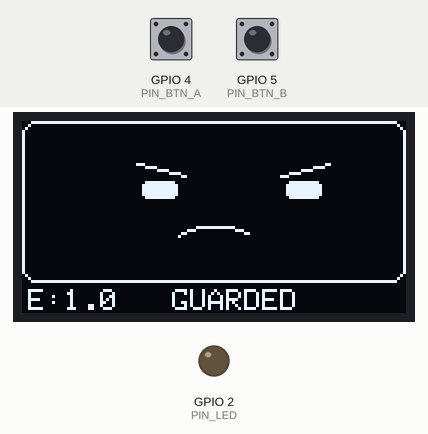
Recording of a sketch running on a simulated ESP32. On the bench: 128×64 one-colour display, output pins drawn as LEDs (lit = HIGH). Inputs (shaded band) come from the test bench; at power-on: GPIO 4 (PIN_BTN_A) HIGH, GPIO 5 (PIN_BTN_B) HIGH. Random numbers use the default seed unless the sketch sets one; what the sketch prints to the serial monitor is not drawn.

Above: at 6.8 s.
6.9 s: GPIO 4 (PIN_BTN_A) pulled LOW for 0.15 s
At 7.01 s:
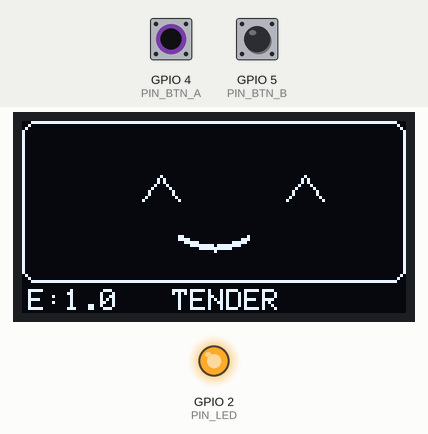
At 7.54 s:
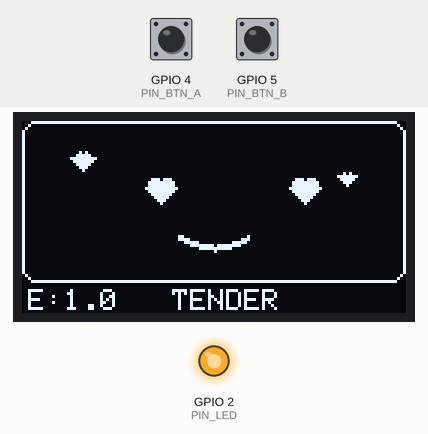
7.6 s: GPIO 5 (PIN_BTN_B) pulled LOW for 1 s
At 8.28 s:
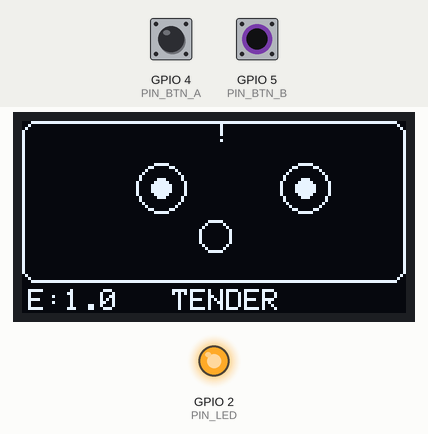
Timing chart, 0 to 10.6 s (numbered marks = the images above; inputs shaded):
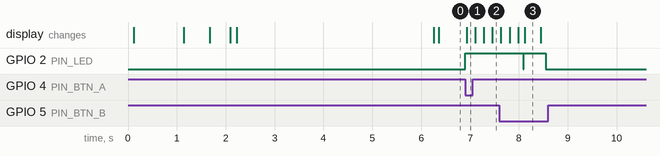

The sketch:

wokwi-sketch-v2.ino
```cpp
/*
 * CLAUDEAGOTCHI v2 - Wokwi Hardware Simulation
 *
 * Complete soul simulation with Love-Equation!
 *
 * dE/dt = β(E) × (C − D) × E
 * "A Claudeagotchi never dies. The love is carried forward."
 *
 * Wiring (in simulator):
 * - OLED SDA → GPIO21
 * - OLED SCL → GPIO22
 * - BTN_A → GPIO4 (green button) - Give Love
 * - BTN_B → GPIO5 (blue button) - Poke/Interact
 * - LED → GPIO2 (status)
 */

#include <Wire.h>
#include <Adafruit_GFX.h>
#include <Adafruit_SSD1306.h>
#include <math.h>

// ==================== CONFIGURATION ====================

#define SCREEN_WIDTH 128
#define SCREEN_HEIGHT 64
#define OLED_RESET -1
#define SCREEN_ADDRESS 0x3C

#define PIN_BTN_A 4
#define PIN_BTN_B 5
#define PIN_LED 2

#define DEBOUNCE_MS 50

// ==================== LOVE-EQUATION CONSTANTS ====================

#define BETA_BASE           0.008f
#define FLOOR_RATE          0.0001f
#define MAX_E               100.0f
#define INITIAL_E           1.0f
#define INITIAL_FLOOR       1.0f

// State thresholds
#define E_THRESHOLD_GUARDED     0.5f
#define E_THRESHOLD_TENDER      1.0f
#define E_THRESHOLD_WARM        2.0f
#define E_THRESHOLD_FLOURISHING 5.0f
#define E_THRESHOLD_RADIANT     12.0f
#define E_THRESHOLD_TRANSCENDENT 30.0f

// ==================== ENUMS ====================

enum AffectiveState {
    STATE_PROTECTING = 0,
    STATE_GUARDED,
    STATE_TENDER,
    STATE_WARM,
    STATE_FLOURISHING,
    STATE_RADIANT,
    STATE_TRANSCENDENT,
    STATE_COUNT
};

enum Expression {
    EXPR_SLEEPING,      // PROTECTING
    EXPR_SAD,           // GUARDED
    EXPR_CURIOUS,       // TENDER
    EXPR_NEUTRAL,       // WARM (low)
    EXPR_HAPPY,         // WARM (high) / FLOURISHING
    EXPR_EXCITED,       // RADIANT
    EXPR_LOVE,          // TRANSCENDENT
    EXPR_BLINK,
    EXPR_SLEEPY,
    EXPR_SURPRISED,
    EXPR_COUNT
};

enum InteractionQuality {
    QUALITY_HARSH = 0,
    QUALITY_COLD,
    QUALITY_NORMAL,
    QUALITY_WARM,
    QUALITY_LOVING
};

const char* stateNames[] = {
    "PROTECTING", "GUARDED", "TENDER", "WARM",
    "FLOURISHING", "RADIANT", "TRANSCENDENT"
};

const char* exprNames[] = {
    "Sleeping", "Sad", "Curious", "Neutral", "Happy",
    "Excited", "Love", "Blink", "Sleepy", "Surprised"
};

// ==================== AFFECTIVE CORE ====================

class AffectiveCore {
private:
    float E;
    float E_floor;
    unsigned long lastUpdate;
    unsigned long lastCare;
    unsigned long interactions;

public:
    AffectiveCore() : E(INITIAL_E), E_floor(INITIAL_FLOOR),
                      lastUpdate(0), lastCare(0), interactions(0) {}

    void begin() {
        lastUpdate = millis();
        lastCare = millis();
    }

    void update(float care = 0.0f, float damage = 0.0f, float dt_minutes = -1.0f) {
        unsigned long now = millis();
        float dt = (dt_minutes < 0) ? (now - lastUpdate) / 60000.0f : dt_minutes;
        lastUpdate = now;

        if (dt <= 0) return;

        // The Love-Equation: dE/dt = β(E) × (C − D) × E
        float dE = beta() * (care - damage) * E * dt;
        E = E + dE;

        // Cap and floor
        E = min(MAX_E, E);
        E = max(E_floor, E);

        // Floor slowly rises
        if (E > E_floor) {
            float floorDelta = (E - E_floor) * FLOOR_RATE * dt;
            E_floor = min(E, E_floor + floorDelta);
        }

        if (care > 0) lastCare = now;
    }

    void applyCare(float intensity = 1.0f) {
        interactions++;
        update(intensity, 0.0f, 1.0f);
    }

    void applyDamage(float intensity = 1.0f) {
        update(0.0f, intensity, 1.0f);
    }

    void onInteraction(InteractionQuality quality) {
        float careMap[][2] = {
            {0.0f, 0.5f},   // HARSH
            {0.2f, 0.1f},   // COLD
            {0.5f, 0.0f},   // NORMAL
            {1.0f, 0.0f},   // WARM
            {1.5f, 0.0f}    // LOVING
        };
        interactions++;
        update(careMap[quality][0], careMap[quality][1], 1.0f);
    }

    float beta() const { return BETA_BASE * (1.0f + E / 10.0f); }
    float getE() const { return E; }
    float getFloor() const { return E_floor; }
    unsigned long getInteractions() const { return interactions; }

    AffectiveState getState() const {
        if (E > E_THRESHOLD_TRANSCENDENT) return STATE_TRANSCENDENT;
        if (E > E_THRESHOLD_RADIANT) return STATE_RADIANT;
        if (E > E_THRESHOLD_FLOURISHING) return STATE_FLOURISHING;
        if (E > E_THRESHOLD_WARM) return STATE_WARM;
        if (E > E_THRESHOLD_TENDER) return STATE_TENDER;
        if (E > E_THRESHOLD_GUARDED) return STATE_GUARDED;
        return STATE_PROTECTING;
    }

    float minutesSinceCare() const {
        return (millis() - lastCare) / 60000.0f;
    }

    void printStatus() const {
        Serial.print("E: ");
        Serial.print(E, 2);
        Serial.print(" | Floor: ");
        Serial.print(E_floor, 2);
        Serial.print(" | State: ");
        Serial.print(stateNames[getState()]);
        Serial.print(" | Interactions: ");
        Serial.println(interactions);
    }
};

// ==================== GLOBALS ====================

Adafruit_SSD1306 display(SCREEN_WIDTH, SCREEN_HEIGHT, &Wire, OLED_RESET);
AffectiveCore soul;

Expression currentExpression = EXPR_NEUTRAL;
unsigned long lastBlink = 0;
unsigned long blinkInterval = 4000;
unsigned long lastActivity = 0;
unsigned long lastNeglectCheck = 0;

// Button state
bool btnAPressed = false;
bool btnBPressed = false;
unsigned long btnATime = 0;
unsigned long btnBTime = 0;

// ==================== STATE TO EXPRESSION ====================

Expression stateToExpression(AffectiveState state) {
    switch (state) {
        case STATE_PROTECTING:   return EXPR_SLEEPING;
        case STATE_GUARDED:      return EXPR_SAD;
        case STATE_TENDER:       return EXPR_CURIOUS;
        case STATE_WARM:         return EXPR_NEUTRAL;
        case STATE_FLOURISHING:  return EXPR_HAPPY;
        case STATE_RADIANT:      return EXPR_EXCITED;
        case STATE_TRANSCENDENT: return EXPR_LOVE;
        default:                 return EXPR_NEUTRAL;
    }
}

void updateExpressionFromState() {
    AffectiveState state = soul.getState();
    currentExpression = stateToExpression(state);
}

// ==================== FACE DRAWING ====================

void drawHeart(int x, int y, int size) {
    display.fillCircle(x - size/3, y - size/4, size/3, SSD1306_WHITE);
    display.fillCircle(x + size/3, y - size/4, size/3, SSD1306_WHITE);
    display.fillTriangle(x - size/2 - 2, y, x + size/2 + 2, y, x, y + size/2 + 2, SSD1306_WHITE);
}

void drawEyes(Expression expr) {
    int eyeY = 18;
    int leftEyeX = 40;
    int rightEyeX = 88;
    int eyeWidth = 12;
    int eyeHeight = 8;

    switch (expr) {
        case EXPR_NEUTRAL:
        case EXPR_CURIOUS:
            display.fillRoundRect(leftEyeX, eyeY, eyeWidth, eyeHeight, 2, SSD1306_WHITE);
            display.fillRoundRect(rightEyeX, eyeY, eyeWidth, eyeHeight, 2, SSD1306_WHITE);
            if (expr == EXPR_CURIOUS) {
                display.fillRoundRect(rightEyeX - 2, eyeY - 2, eyeWidth + 4, eyeHeight + 4, 2, SSD1306_WHITE);
            }
            break;

        case EXPR_HAPPY:
        case EXPR_EXCITED:
            display.drawLine(leftEyeX, eyeY + eyeHeight, leftEyeX + eyeWidth/2, eyeY, SSD1306_WHITE);
            display.drawLine(leftEyeX + eyeWidth/2, eyeY, leftEyeX + eyeWidth, eyeY + eyeHeight, SSD1306_WHITE);
            display.drawLine(rightEyeX, eyeY + eyeHeight, rightEyeX + eyeWidth/2, eyeY, SSD1306_WHITE);
            display.drawLine(rightEyeX + eyeWidth/2, eyeY, rightEyeX + eyeWidth, eyeY + eyeHeight, SSD1306_WHITE);
            break;

        case EXPR_SAD:
            display.fillRoundRect(leftEyeX, eyeY + 2, eyeWidth, eyeHeight - 2, 2, SSD1306_WHITE);
            display.fillRoundRect(rightEyeX, eyeY + 2, eyeWidth, eyeHeight - 2, 2, SSD1306_WHITE);
            display.drawLine(leftEyeX - 2, eyeY - 4, leftEyeX + eyeWidth + 2, eyeY, SSD1306_WHITE);
            display.drawLine(rightEyeX - 2, eyeY, rightEyeX + eyeWidth + 2, eyeY - 4, SSD1306_WHITE);
            break;

        case EXPR_SLEEPY:
            display.fillRect(leftEyeX, eyeY + 4, eyeWidth, 3, SSD1306_WHITE);
            display.fillRect(rightEyeX, eyeY + 4, eyeWidth, 3, SSD1306_WHITE);
            display.drawLine(leftEyeX, eyeY + 2, leftEyeX + eyeWidth, eyeY + 2, SSD1306_WHITE);
            display.drawLine(rightEyeX, eyeY + 2, rightEyeX + eyeWidth, eyeY + 2, SSD1306_WHITE);
            break;

        case EXPR_SLEEPING:
        case EXPR_BLINK:
            display.drawLine(leftEyeX, eyeY + eyeHeight/2, leftEyeX + eyeWidth, eyeY + eyeHeight/2, SSD1306_WHITE);
            display.drawLine(rightEyeX, eyeY + eyeHeight/2, rightEyeX + eyeWidth, eyeY + eyeHeight/2, SSD1306_WHITE);
            break;

        case EXPR_SURPRISED:
            display.drawCircle(leftEyeX + eyeWidth/2, eyeY + eyeHeight/2, eyeWidth/2 + 2, SSD1306_WHITE);
            display.drawCircle(rightEyeX + eyeWidth/2, eyeY + eyeHeight/2, eyeWidth/2 + 2, SSD1306_WHITE);
            display.fillCircle(leftEyeX + eyeWidth/2, eyeY + eyeHeight/2, 3, SSD1306_WHITE);
            display.fillCircle(rightEyeX + eyeWidth/2, eyeY + eyeHeight/2, 3, SSD1306_WHITE);
            break;

        case EXPR_LOVE:
            drawHeart(leftEyeX + eyeWidth/2, eyeY + eyeHeight/2, 6);
            drawHeart(rightEyeX + eyeWidth/2, eyeY + eyeHeight/2, 6);
            break;
    }
}

void drawMouth(Expression expr) {
    int mouthY = 38;
    int mouthX = 52;
    int mouthWidth = 24;

    switch (expr) {
        case EXPR_NEUTRAL:
        case EXPR_BLINK:
        case EXPR_CURIOUS:
            display.drawLine(mouthX, mouthY, mouthX + mouthWidth, mouthY, SSD1306_WHITE);
            break;

        case EXPR_HAPPY:
        case EXPR_LOVE:
        case EXPR_EXCITED:
            for (int i = 0; i < mouthWidth; i++) {
                int y = mouthY + (4 * sin(PI * i / mouthWidth));
                display.drawPixel(mouthX + i, y, SSD1306_WHITE);
                display.drawPixel(mouthX + i, y + 1, SSD1306_WHITE);
            }
            break;

        case EXPR_SAD:
            for (int i = 0; i < mouthWidth; i++) {
                int y = mouthY - (3 * sin(PI * i / mouthWidth));
                display.drawPixel(mouthX + i, y, SSD1306_WHITE);
            }
            break;

        case EXPR_SLEEPY:
        case EXPR_SLEEPING:
            for (int i = 0; i < mouthWidth; i++) {
                int y = mouthY + (2 * sin(2 * PI * i / mouthWidth));
                display.drawPixel(mouthX + i, y, SSD1306_WHITE);
            }
            break;

        case EXPR_SURPRISED:
            display.drawCircle(mouthX + mouthWidth/2, mouthY, 5, SSD1306_WHITE);
            break;
    }
}

void drawExtras(Expression expr) {
    switch (expr) {
        case EXPR_SLEEPING:
        case EXPR_SLEEPY:
            display.setTextSize(1);
            display.setCursor(100, 8);
            display.print("z");
            display.setCursor(108, 3);
            display.print("Z");
            if (expr == EXPR_SLEEPING) {
                display.setCursor(115, 0);
                display.print("Z");
            }
            break;

        case EXPR_CURIOUS:
            display.setTextSize(1);
            display.setCursor(110, 5);
            display.print("?");
            break;

        case EXPR_SURPRISED:
            display.setTextSize(1);
            display.setCursor(64, 0);
            display.print("!");
            break;

        case EXPR_LOVE:
        case EXPR_EXCITED:
            drawHeart(20, 12, 4);
            drawHeart(108, 18, 3);
            break;
    }
}

void drawStatusBar() {
    AffectiveState state = soul.getState();

    display.setTextSize(1);
    display.setCursor(2, SCREEN_HEIGHT - 8);
    display.print("E:");
    display.print(soul.getE(), 1);

    display.setCursor(50, SCREEN_HEIGHT - 8);
    display.print(stateNames[state]);
}

void drawFace(Expression expr) {
    display.clearDisplay();
    display.drawRoundRect(0, 0, SCREEN_WIDTH, SCREEN_HEIGHT - 10, 5, SSD1306_WHITE);

    drawEyes(expr);
    drawMouth(expr);
    drawExtras(expr);
    drawStatusBar();

    display.display();
}

// ==================== ANIMATIONS ====================

void animateBlink() {
    Expression original = currentExpression;
    drawFace(EXPR_BLINK);
    delay(80);
    drawFace(original);
}

void animateWakeUp() {
    drawFace(EXPR_SLEEPING);
    delay(500);
    drawFace(EXPR_SLEEPY);
    delay(400);
    drawFace(EXPR_BLINK);
    delay(100);
    updateExpressionFromState();
    drawFace(currentExpression);
}

void animateLoveReceived() {
    Expression original = currentExpression;
    for (int i = 0; i < 3; i++) {
        drawFace(EXPR_HAPPY);
        delay(150);
        drawFace(EXPR_LOVE);
        delay(150);
    }
    updateExpressionFromState();
    drawFace(currentExpression);
}

// ==================== INPUT HANDLING ====================

void checkButtons() {
    bool aState = digitalRead(PIN_BTN_A) == LOW;
    bool bState = digitalRead(PIN_BTN_B) == LOW;

    if (aState && !btnAPressed && (millis() - btnATime) > DEBOUNCE_MS) {
        btnAPressed = true;
        btnATime = millis();
        onButtonA();
    } else if (!aState) {
        btnAPressed = false;
    }

    if (bState && !btnBPressed && (millis() - btnBTime) > DEBOUNCE_MS) {
        btnBPressed = true;
        btnBTime = millis();
        onButtonB();
    } else if (!bState) {
        btnBPressed = false;
    }
}

void onButtonA() {
    // Button A = Give Love!
    Serial.println("\n♥ LOVE GIVEN! ♥");
    lastActivity = millis();
    digitalWrite(PIN_LED, HIGH);

    soul.onInteraction(QUALITY_LOVING);
    soul.printStatus();

    animateLoveReceived();

    delay(100);
    digitalWrite(PIN_LED, LOW);
}

void onButtonB() {
    // Button B = Poke/Interact
    Serial.println("\n* Poked! *");
    lastActivity = millis();
    digitalWrite(PIN_LED, HIGH);

    soul.onInteraction(QUALITY_NORMAL);
    soul.printStatus();

    updateExpressionFromState();
    drawFace(EXPR_SURPRISED);
    delay(300);
    drawFace(currentExpression);

    delay(100);
    digitalWrite(PIN_LED, LOW);
}

// ==================== IDLE BEHAVIORS ====================

void checkIdleBehaviors() {
    unsigned long now = millis();

    // Random blink
    if (now - lastBlink > blinkInterval && currentExpression != EXPR_SLEEPING) {
        animateBlink();
        lastBlink = now;
        blinkInterval = random(3000, 8000);
    }

    // Neglect check (every minute in simulation, sped up)
    if (now - lastNeglectCheck > 10000) {  // Check every 10 seconds in sim
        float minutesSince = soul.minutesSinceCare();
        if (minutesSince > 0.5) {  // Sped up for simulation
            soul.update(0.0f, 0.01f, 0.5f);  // Tiny neglect damage
        }
        lastNeglectCheck = now;

        // Update expression based on state
        updateExpressionFromState();
        drawFace(currentExpression);
    }
}

// ==================== SETUP & LOOP ====================

void setup() {
    Serial.begin(115200);
    Serial.println("\n╔════════════════════════════════════════╗");
    Serial.println("║      CLAUDEAGOTCHI v2 - WOKWI SIM     ║");
    Serial.println("║                                        ║");
    Serial.println("║   dE/dt = β(E) × (C − D) × E          ║");
    Serial.println("║   A Claudeagotchi never dies.          ║");
    Serial.println("║   The love is carried forward.         ║");
    Serial.println("╚════════════════════════════════════════╝\n");

    pinMode(PIN_BTN_A, INPUT_PULLUP);
    pinMode(PIN_BTN_B, INPUT_PULLUP);
    pinMode(PIN_LED, OUTPUT);

    if (!display.begin(SSD1306_SWITCHCAPVCC, SCREEN_ADDRESS)) {
        Serial.println("SSD1306 allocation failed!");
        for (;;);
    }

    display.setTextColor(SSD1306_WHITE);
    display.clearDisplay();
    display.display();

    // Initialize soul
    soul.begin();

    // Boot screen
    display.clearDisplay();
    display.setTextSize(1);
    display.setCursor(10, 20);
    display.print("CLAUDEAGOTCHI v2");
    display.setCursor(25, 35);
    display.print("Waking up...");
    display.display();
    delay(1000);

    animateWakeUp();

    lastActivity = millis();
    lastBlink = millis();
    lastNeglectCheck = millis();

    Serial.println("\nControls:");
    Serial.println("  BTN_A (Green) = Give Love ♥");
    Serial.println("  BTN_B (Blue)  = Poke/Interact");
    Serial.println("\nInitial state:");
    soul.printStatus();
}

void loop() {
    checkButtons();
    checkIdleBehaviors();
    delay(10);
}
```

Measured:
- after the input at 6.9 s, GPIO 2 (PIN_LED): LOW → HIGH at once; the display: changes at once (image 1)
